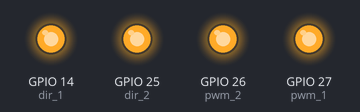
This sketch was run on a simulated ESP32. Parts: output pins drawn as LEDs (lit = HIGH).

Above: at 0.1 s.
At 10.1 s:
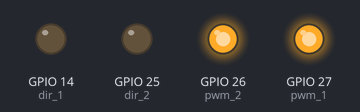
At 20.1 s:
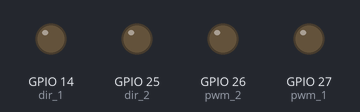
Timing chart, 0 to 21.6 s (numbered marks = the images above):
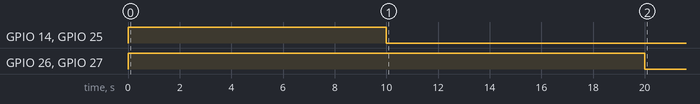

The sketch:

test1.ino
```cpp
// PWM出力端子設定
#define pwm_2 26
#define pwm_1 27
#define dir_2 25
#define dir_1 14


// PWM出力設定（周波数と分解能はチャンネルのペアでは同じに設定する）
#define CH 1        // PWM出力チャンネル（0,1/ 2,3/ 4,5/ 6,7/ 8,9/ 10,11 /12,13 /14,15でペア）
#define FREQ 4.9   // PWM出力周波数（最大周波数 : 20kHz / 2の「bit数」乗）
#define BIT_NUM 12  // bit数（1bit〜16bit）

// 変数設定
float ad_val;       // アナログ入力値格納用
float duty;         // Duty比
float resolution;   // 分解能
float battery;      // バッテリー残量表示用
bool state = false; // ボタン操作状態保持用

// 初期設定 -----------------------------------------
void setup() {
  Serial.begin(115200); // シリアル出力初期化（今回は未使用）

  // PWM出力に使用する端子を出力設定
  pinMode(pwm_2, OUTPUT);
  pinMode(pwm_1, OUTPUT);
  pinMode(dir_1, OUTPUT);
  pinMode(dir_2, OUTPUT);

  // PWM初期設定
  ledcSetup(CH, FREQ, BIT_NUM);   // PWM設定（ﾁｬﾝﾈﾙ, 周波数, bit数）
  ledcAttachPin(dir_2, CH); // PWMﾁｬﾝﾈﾙ割り当て（端子番号, ﾁｬﾝﾈﾙ）
  ledcAttachPin(dir_1, CH);

  int reading = 0;
  int output=0;
  int opposite_output=0;
  digitalWrite(pwm_1,HIGH);
  digitalWrite(pwm_2,HIGH);

  // PWM出力実行（以下の3ついずれか1つを有効にして動作確認）
  ledcWrite(1, 4096);       // チャンネルに指定した周波数、分解能で実行する場合（チャンネル、Duty比）
  delay(10000);
  ledcWrite(1, 1);
  delay(10000);
  digitalWrite(pwm_1,LOW);
  digitalWrite(pwm_2,LOW);
}
// メイン -------------------------------------------
void loop() {

}
```
